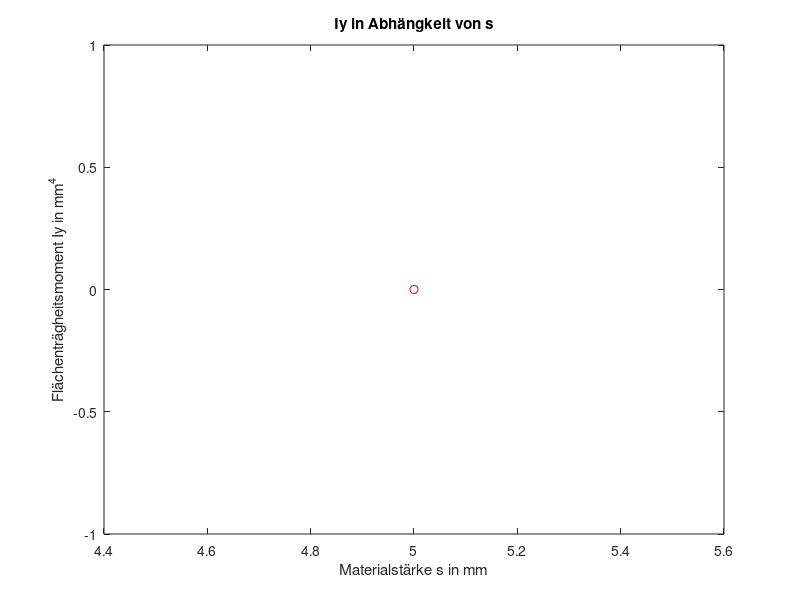

Write MATLAB code to recreate this figure.
Profiltyp = input('Profiltyp ?','s')

s= input('Materialstärke s= ');
Iy = 0;
switch Profiltyp
    case {'K', 'k'}
    H = input ('Höhe H =');
    B = input ('Breite B =');
    Iy = Traegheitsmoment_Kasten(B,H,s);
    case 'H'
    R = input ('Radius R =');
    Iy = Traegheitsmoment_Hohlzylinder(R,s);
    case 'E'
    A = input ('Halbachse A =');
    B = input ('Halbachse B =');
    Iy = Traegheitsmoment_Ellipse(A,B,s);
end


disp(Iy)

plot(s,Iy,'r-o')

title('Iy in Abhängkeit von s');
xlabel('Materialstärke s in mm');
ylabel('Flächenträgheitsmoment Iy in mm^4');
